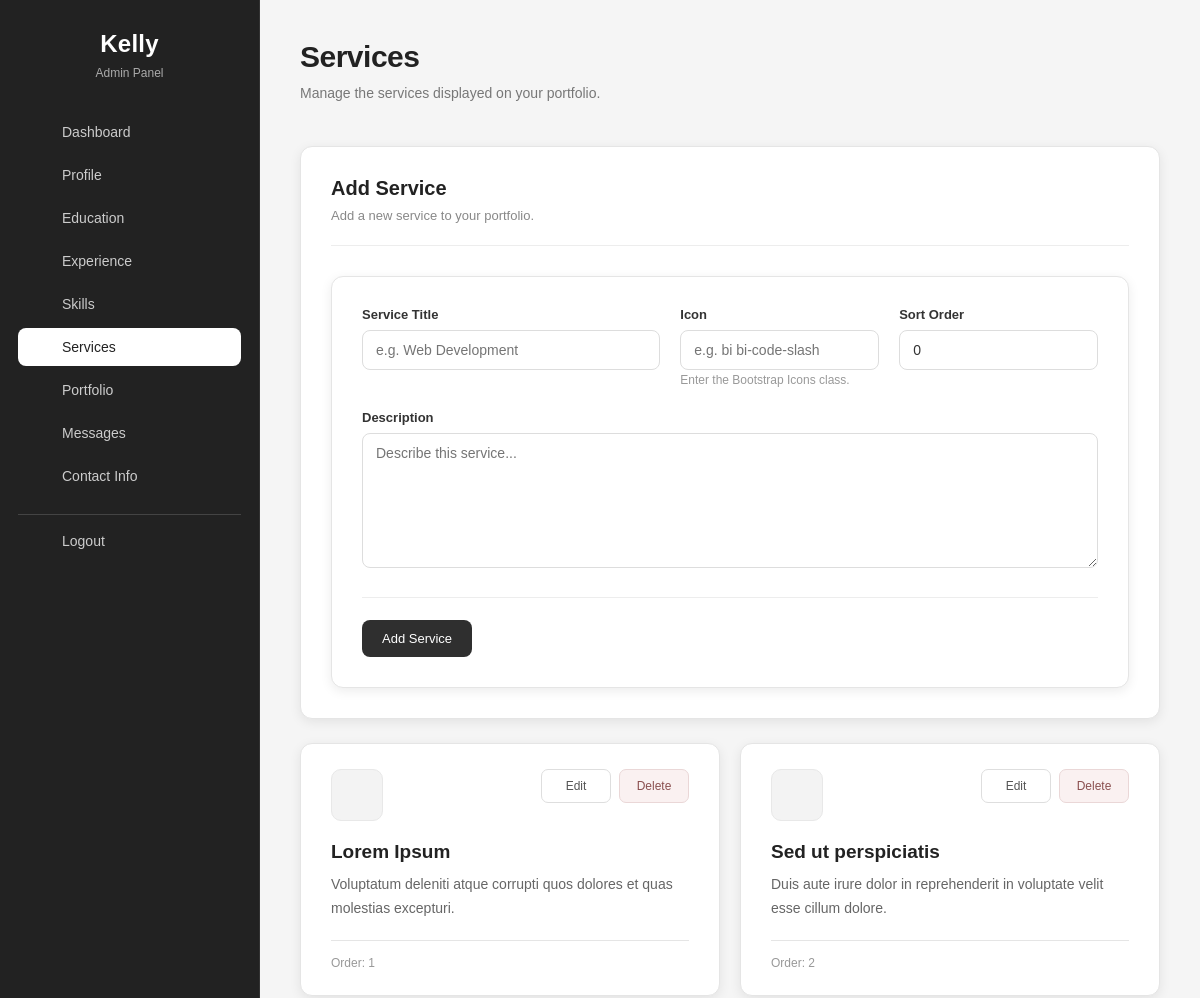
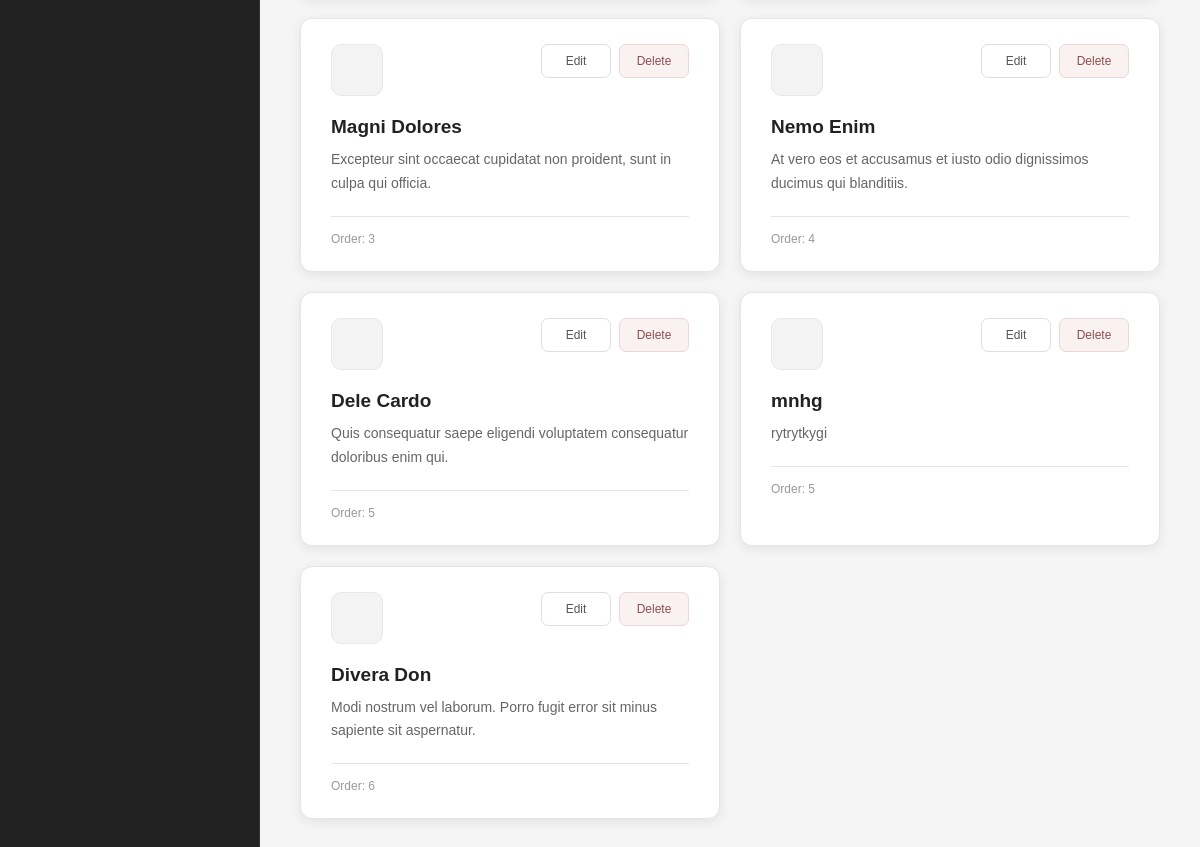
The app's page /admin/services.php (signed in) with its own data (2 pictures, top to bottom).
### tables this page shows
CREATE TABLE IF NOT EXISTS `services` (
  `id` int UNSIGNED NOT NULL AUTO_INCREMENT,
  `title` varchar(150) DEFAULT NULL,
  `description` text,
  `icon` varchar(100) DEFAULT NULL,
  `style_class` varchar(50) DEFAULT NULL,
  `sort_order` int UNSIGNED DEFAULT '0',
  PRIMARY KEY (`id`)
);

### admin/services.php (the view, shortened to what this page needs)
<?php
require_once 'includes/db.php';
$edit_service = null;
$services = $pdo->query("
    SELECT *
    FROM services
    ORDER BY sort_order ASC, id ASC
")->fetchAll(PDO::FETCH_ASSOC);
?>
<!DOCTYPE html>
<html lang="en">
<head>
    <link
        rel="stylesheet"
        href="assets/css/admin.css?v=5"
    >
</head>
<body>
<div class="admin-wrapper">
    <?php require_once 'includes/sidebar.php';?>
    <main class="main-content">
        <div class="services-page">
            <div class="services-header">
                <div>
                    <h1>
                        Services
                    </h1>
                    <p>
                        Manage the services displayed on your portfolio.
                    </p>
                </div>
            </div>
            <div class="services-card">
                <div class="services-card-header">
                    <h2>
                        <?= $edit_service
                            ? 'Edit Service'
                            : 'Add Service'
                        ?>
                    </h2>
                    <p>
                        <?= $edit_service
                            ? 'Update the selected service.'
                            : 'Add a new service to your portfolio.'
                        ?>
                    </p>
                </div>
                <form
                    method="POST"
                    class="services-form"
                >
                    <div class="services-grid">
                        <div class="services-field">
                            <label for="title">
                                Service Title
                            </label>
                            <input
                                type="text"
                                id="title"
                                name="title"
                                value="<?= htmlspecialchars(
                                    $edit_service['title'] ?? ''
                                ) ?>"
                                placeholder="e.g. Web Development"
                                required
                            >
                        </div>
                        <div class="services-field">
                            <label for="icon">
                                Icon
                            </label>
                            <input
                                type="text"
                                id="icon"
                                name="icon"
                                value="<?= htmlspecialchars(
                                    $edit_service['icon'] ?? ''
                                ) ?>"
                                placeholder="e.g. bi bi-code-slash"
                            >
                            <small class="services-help">
                                Enter the Bootstrap Icons class.
                            </small>
                        </div>
                        <div class="services-field">
                            <label for="sort_order">
                                Sort Order
                            </label>
                            <input
                                type="number"
                                id="sort_order"
                                name="sort_order"
                                min="0"
                                value="<?= htmlspecialchars(
                                    $edit_service['sort_order'] ?? '0'
                                ) ?>"
                            >
                        </div>
                        <div class="services-field services-field-full">
                            <label for="description">
                                Description
                            </label>
                            <textarea
                                id="description"
                                name="description"
                                rows="5"
                                placeholder="Describe this service..."
                            ><?= htmlspecialchars(
                                ) ?></textarea>
                        </div>
                    </div>
                    <div class="services-form-footer">
                        <button
                            type="submit"
                            name="<?= $edit_service
                                ? 'update_service'
                                : 'add_service'
                            ?>"
                            class="services-save-btn"
                        >
                            <?= $edit_service
                                ? 'Update Service'
                                : 'Add Service'
                            ?>
                        </button>
                    </div>
                </form>
            </div>
            <div class="services-list">
                <div class="services-items-grid">
                    <?php foreach ($services as $service): ?>
                        <div class="services-item-card">
                            <div class="services-item-top">
                                <div class="services-icon">
                                </div>
                                <div class="services-actions">
                                    <a
                                        href="services.php?edit=<?= (int) $service['id'] ?>"
                                        class="services-edit-btn"
                                    >
                                        Edit
                                    </a>
                                    <a
                                        href="services.php?delete=<?= (int) $service['id'] ?>"
                                        class="services-delete-btn"
                                        onclick="return confirm('Are you sure you want to delete this service?');"
                                    >
                                        Delete
                                    </a>
                                </div>
                            </div>
                            <h2>
                                <?= htmlspecialchars(
                                    $service['title'] ?? ''
                                ) ?>
                            </h2>
                            <?php if (!empty($service['description'])): ?>
                                <p>
                                    <?= nl2br(
                                        htmlspecialchars(
                                            $service['description']
                                        )
                                    ) ?>
                                </p>
                            <?php endif; ?>
                            <div class="services-order">
                                Order:
                                <?= (int) $service['sort_order'] ?>
                            </div>
                        </div>
                    <?php endforeach; ?>
                </div>
            </div>
        </div>
    </main>
</div>
</body>
</html>

### records on screen
services: title "Lorem Ipsum", description "Voluptatum deleniti atque corrupti quos dolores et quas molestias excepturi.", sort_order "1"
services: title "Sed ut perspiciatis", description "Duis aute irure dolor in reprehenderit in voluptate velit esse cillum dolore.", sort_order "2"
services: title "Magni Dolores", description "Excepteur sint occaecat cupidatat non proident, sunt in culpa qui officia.", sort_order "3"
services: title "Nemo Enim", description "At vero eos et accusamus et iusto odio dignissimos ducimus qui blanditiis.", sort_order "4"
services: title "Dele Cardo", description "Quis consequatur saepe eligendi voluptatem consequatur doloribus enim qui.", sort_order "5"
services: title "mnhg", description "rytrytkygi", sort_order "5"
services: title "Divera Don", description "Modi nostrum vel laborum. Porro fugit error sit minus sapiente sit aspernatur.", sort_order "6"
